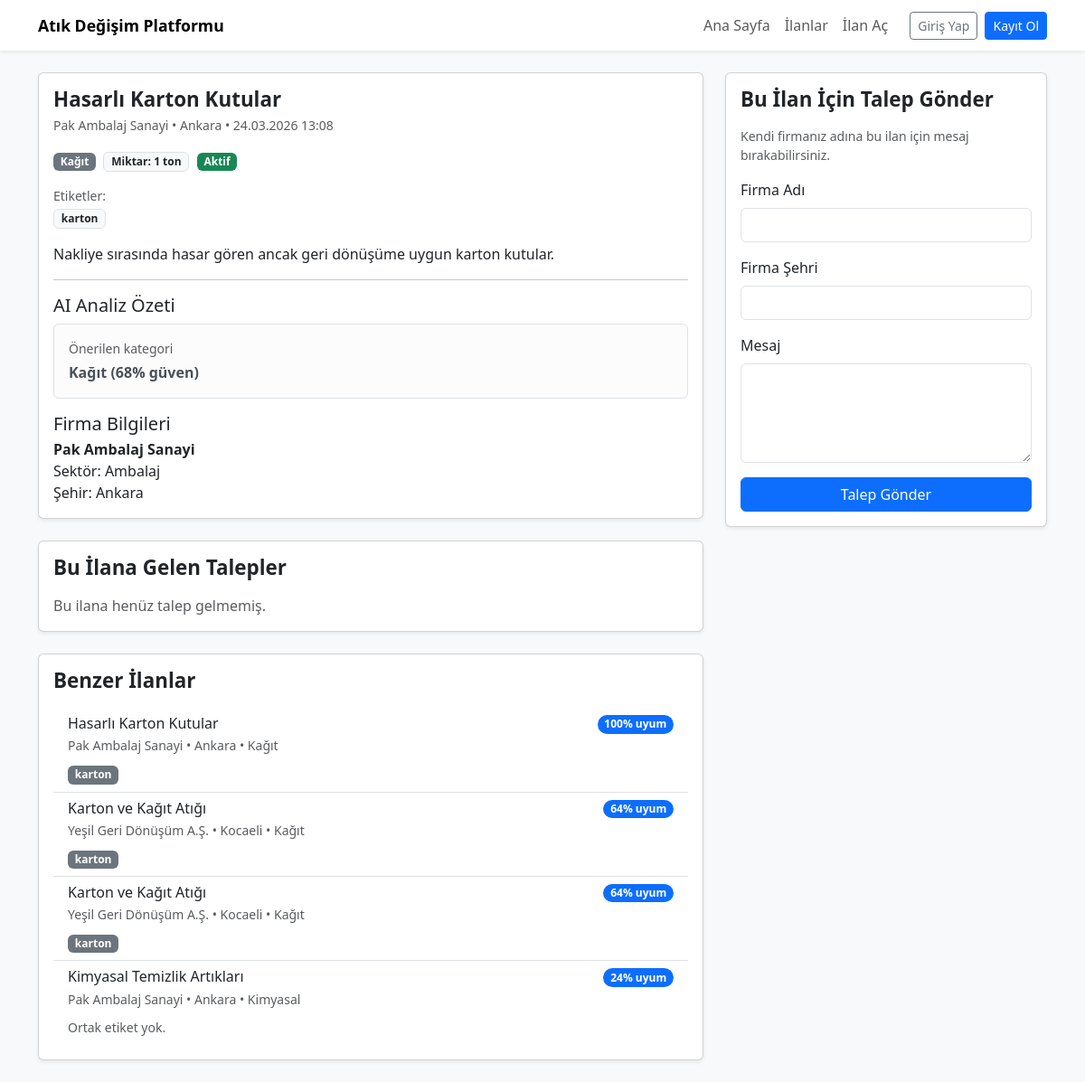
/listing/17, run on the app's committed database.
### models.py (models this page shows, shortened)
class Listing(db.Model):
    __tablename__ = "listings"
    id = db.Column(db.Integer, primary_key=True)
    firm_id = db.Column(
        "company_id",
        db.Integer,
        db.ForeignKey("companies.id"),
        nullable=False,
    )
    title = db.Column(db.String(200), nullable=False)
    description = db.Column(db.Text, nullable=False)
    category = db.Column(db.String(100), nullable=False)
    quantity = db.Column(db.String(100), nullable=False)
    city = db.Column(db.String(100), nullable=False)
    price = db.Column(db.Float, nullable=True)
    status = db.Column(db.String(50), default="Aktif", nullable=False)
    created_at = db.Column(db.DateTime, default=datetime.utcnow, nullable=False)
    tags = db.Column(db.Text, nullable=True)
    requests = db.relationship("ListingRequest", backref="listing", lazy=True)
    @property
    def tags_list(self) -> list[str]:
        if not getattr(self, "tags", None):
            return []
        raw = self.tags.strip()
        if not raw:
            return []
        if raw.startswith("["):
            try:
                parsed = json.loads(raw)
                if isinstance(parsed, list):
                    return [str(x) for x in parsed if str(x).strip()]
            except Exception:
                pass

class Firm(db.Model):
    __tablename__ = "companies"
    id = db.Column(db.Integer, primary_key=True)
    user_id = db.Column(db.Integer, db.ForeignKey("users.id"), nullable=True, unique=True)
    name = db.Column(db.String(200), nullable=False)
    city = db.Column(db.String(100), nullable=False)
    sector = db.Column(db.String(200), nullable=False)
    description = db.Column(db.Text, nullable=True)
    phone = db.Column(db.String(50), nullable=True)
    created_at = db.Column(db.DateTime, default=datetime.utcnow, nullable=False)
    listings = db.relationship("Listing", backref="firm", lazy=True)

### app.py (the view, shortened to what this page needs)
    @app.route("/listing/<int:listing_id>", methods=["GET", "POST"])
    def listing_detail(listing_id: int):
        listing = Listing.query.get(listing_id)
        if listing is None:
            abort(404)
        requests_for_listing = (
            ListingRequest.query.filter_by(listing_id=listing.id)
            .order_by(ListingRequest.created_at.desc())
            .all()
        )
        analysis = analyze_listing_text(listing.description or "")
        similar_listings = recommend_similar_listings(
            listing,
            Listing.query.filter(Listing.id != listing.id, Listing.status == "Aktif").all(),
            limit=4,
        )
        analysis_suggestion = {
            "predicted_category": analysis.get("predicted_category", "Diğer"),
            "confidence": analysis.get("confidence", 0),
        }
        return render_template(
            "listings/detail.html",
            title=f"İlan Detayı - {listing.title}",
            listing=listing,
            requests_for_listing=requests_for_listing,
            analysis_suggestion=analysis_suggestion,
            analysis_tags=analysis.get("tags") or [],
            similar_listings=similar_listings,
        )

### services/listing_analyzer.py (called while the page is built)
def analyze_listing_text(description: str) -> Dict[str, object]:
    _provider = os.environ.get("LISTING_ANALYZER_PROVIDER", "local").lower().strip()
    _ = _provider
    predicted_category, confidence = predict_category_from_text(description)
    tags: List[str] = extract_tags_from_text(description, max_tags=5)
    return {
        "predicted_category": predicted_category,
        "confidence": confidence,
        "tags": tags,
    }

### services/local_analyzer.py (called while the page is built)
def _score_keywords(rules: List[CategoryRule], normalized_text: str) -> int:
    score = 0
    for rule in rules:
        if rule.keyword in normalized_text:
            score += rule.weight
    return score

def predict_category_from_text(description: str) -> tuple[str, int]:
    normalized = normalize_text_tr(description)
    if not normalized:
        return "Diğer", 0
    scores: Dict[str, int] = {}
    for category, rules in CATEGORY_RULES.items():
        scores[category] = _score_keywords(rules, normalized)
    best_category = max(scores.keys(), key=lambda c: scores[c])
    best_score = scores[best_category]
    if best_score <= 0:
        return "Diğer", 0
    second_score = 0
    for c, s in sorted(scores.items(), key=lambda kv: kv[1], reverse=True)[:2]:
        if c != best_category:
            second_score = s
            break
    confidence = int(round(100 * best_score / (best_score + second_score + 1)))
    confidence = max(0, min(100, confidence))
    return best_category, confidence

def extract_tags_from_text(description: str, max_tags: int = 5) -> List[str]:
    normalized = normalize_text_tr(description)
    if not normalized:
        return []
    tag_scores: Dict[str, int] = {}
    for rule in TAG_RULES:
        score = 0
        for kw, w in rule.keywords:
            if kw in normalized:
                score += w
        if score > 0:
            tag_scores[rule.label] = score
    sorted_labels = sorted(tag_scores.items(), key=lambda kv: (-kv[1], kv[0]))
    labels = [label for label, _ in sorted_labels]
    cleaned: List[str] = []
    for lab in labels:
        if lab in cleaned:
            continue
        cleaned.append(lab)
        if len(cleaned) >= max_tags:
            break
    return cleaned

### services/recommender.py (called while the page is built)
def _shared_tags(tags_a: Sequence[str], tags_b: Sequence[str]) -> List[str]:
    set_a = set(tags_a or [])
    set_b = set(tags_b or [])
    shared = sorted(set_a.intersection(set_b))
    return shared

### templates/listings/detail.html (shortened to what this page needs)
{% extends "base.html" %}
{% block content %}
<div class="row">
  <div class="col-lg-8">
    <div class="card shadow-sm mb-4">
      <div class="card-body">
        <h2 class="section-title mb-1">{{ listing.title }}</h2>
        <p class="text-muted small mb-3">
          {{ listing.firm.name if listing.firm else "—" }} • {{ listing.firm.city if listing.firm else listing.city }} •
          {{ listing.created_at.strftime('%d.%m.%Y %H:%M') }}
        </p>
        <div class="mb-3">
          <span class="badge bg-secondary me-1">{{ listing.category }}</span>
          <span class="badge bg-light text-dark border me-1">
            Miktar: {{ listing.quantity }}
          </span>
          <span class="badge bg-{{ 'success' if listing.status == 'Aktif' else 'secondary' }}">
            {{ listing.status }}
          </span>
        </div>
        {% set tags = listing.tags_list if listing.tags_list else analysis_tags %}
        {% if tags %}
          <div class="mb-3">
            <div class="text-muted small mb-1">Etiketler:</div>
            <div class="d-flex flex-wrap gap-2">
              {% for tag in tags %}
                <span class="badge bg-light text-dark border">
                  {{ tag }}
                </span>
              {% endfor %}
            </div>
          </div>
        {% endif %}
        <p class="mb-3">
          {{ listing.description }}
        </p>
        <hr>
        <div class="mb-3">
          <h5 class="mb-2">AI Analiz Özeti</h5>
          <div class="alert alert-light border mb-0">
            <div class="small text-muted mb-1">Önerilen kategori</div>
            <div class="fw-semibold">
              {{ analysis_suggestion.predicted_category }}
              ({{ analysis_suggestion.confidence }}% güven)
            </div>
          </div>
        </div>
        <h5 class="mb-1">Firma Bilgileri</h5>
        <p class="mb-0">
          <strong>{{ listing.firm.name if listing.firm else "—" }}</strong><br>
          Sektör: {{ listing.firm.sector if listing.firm else "—" }}<br>
          Şehir: {{ listing.firm.city if listing.firm else listing.city }}
        </p>
      </div>
    </div>
    <div class="card shadow-sm">
      <div class="card-body">
        <h4 class="section-title mb-3">Bu İlana Gelen Talepler</h4>
        {% if requests_for_listing %}
          <div class="list-group">
            {% for req in requests_for_listing %}
              <div class="list-group-item list-group-item-action flex-column align-items-start">
                <div class="d-flex w-100 justify-content-between">
                  <h6 class="mb-1">{{ req.company_name }} ({{ req.company_city }})</h6>
                  <small class="text-muted">
                    {{ req.created_at.strftime('%d.%m.%Y %H:%M') }}
                  </small>
                </div>
                <p class="mb-1">{{ req.message }}</p>
              </div>
            {% endfor %}
          </div>
        {% else %}
          <p class="text-muted mb-0">Bu ilana henüz talep gelmemiş.</p>
        {% endif %}
      </div>
    </div>
    <div class="card shadow-sm mt-4">
      <div class="card-body">
        <h4 class="section-title mb-3">Benzer İlanlar</h4>
        {% if similar_listings and similar_listings|length > 0 %}
          <div class="list-group list-group-flush">
            {% for item in similar_listings %}
              <a
                href="{{ url_for('listing_detail', listing_id=item.listing.id) }}"
                class="list-group-item list-group-item-action"
              >
                <div class="d-flex justify-content-between align-items-start gap-3">
                  <div class="me-2">
                    <h6 class="mb-1">{{ item.listing.title }}</h6>
                    <div class="text-muted small">
                      {{ item.listing.firm.name if item.listing.firm else "—" }} • {{ item.listing.city }} •
                      {{ item.listing.category }}
                    </div>
                  </div>
                  <span class="badge bg-primary rounded-pill">
                    {{ item.uyum_skoru }}% uyum
                  </span>
                </div>
                {% if item.ortak_etiketler and item.ortak_etiketler|length > 0 %}
                  <div class="mt-2">
                    {% for tag in item.ortak_etiketler[:4] %}
                      <span class="badge bg-secondary me-1">{{ tag }}</span>
                    {% endfor %}
                  </div>
                {% else %}
                  <div class="mt-2">
                    <span class="text-muted small">Ortak etiket yok.</span>
                  </div>
                {% endif %}
              </a>
            {% endfor %}
          </div>
        {% else %}
          <p class="text-muted mb-0">Uygun benzer ilan bulunamadı.</p>
        {% endif %}
      </div>
    </div>
  </div>
  <div class="col-lg-4 mt-4 mt-lg-0">
    <div class="card shadow-sm">
      <div class="card-body">
        <h4 class="section-title mb-3">Bu İlan İçin Talep Gönder</h4>
        <p class="text-muted small">
          Kendi firmanız adına bu ilan için mesaj bırakabilirsiniz.
        </p>
        <form method="post" class="request-form">
          <div class="mb-3">
            <label for="company_name" class="form-label">Firma Adı</label>
            <input
              type="text"
              class="form-control"
              id="company_name"
              name="company_name"
              required
            />
          </div>
          <div class="mb-3">
            <label for="company_city" class="form-label">Firma Şehri</label>
            <input
              type="text"
              class="form-control"
              id="company_city"
              name="company_city"
              required
            />
          </div>
          <div class="mb-3">
            <label for="message" class="form-label">Mesaj</label>
            <textarea
              class="form-control"
              id="message"
              name="message"
              rows="4"
              required
            ></textarea>
          </div>
          <button type="submit" class="btn btn-primary w-100">
            Talep Gönder
          </button>
        </form>
      </div>
    </div>
  </div>
</div>
{% endblock %}

### static/style.css (style rules this page uses)
body { font-family: system-ui, -apple-system, BlinkMacSystemFont, "Segoe UI", sans-serif; }
.section-title { font-size: 1.4rem; font-weight: 600; }
.listing-form .form-label, .request-form .form-label { font-weight: 500; }

### data on the page
Listing: title "Hasarlı Karton Kutular", created_at "24.03.2026 13:08", category "Kağıt", quantity "1 ton", status "Aktif", description "Nakliye sırasında hasar gören ancak geri dönüşüme uygun karton kutular."
Firm: firm "Pak Ambalaj Sanayi", firm "Ankara", firm "Ambalaj"
Listing: listing "Hasarlı Karton Kutular", listing.city "Ankara", listing.category "Kağıt"
Firm: listing.firm "Pak Ambalaj Sanayi" "Pak Ambalaj Sanayi"
Listing: listing "Karton ve Kağıt Atığı", listing.city "Kocaeli", listing.category "Kağıt"
Firm: listing.firm "Yeşil Geri Dönüşüm A.Ş."
Listing: listing "Karton ve Kağıt Atığı", listing.city "Kocaeli", listing.category "Kağıt"
Firm: listing.firm "Yeşil Geri Dönüşüm A.Ş."
Listing: listing "Kimyasal Temizlik Artıkları", listing.city "Ankara", listing.category "Kimyasal"

### other printed values
{{ tag }} "karton"
{{ analysis_suggestion.predicted_category }} "Kağıt"
{{ analysis_suggestion.confidence }} "68"
{{ item.uyum_skoru }} "100" "64" "64" "24"
{{ tag }} "karton" "karton" "karton"
